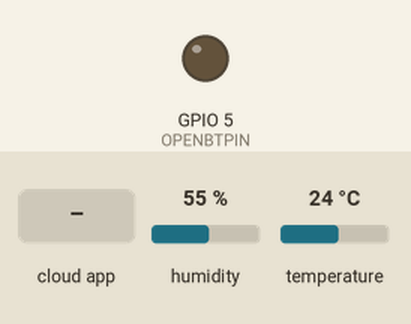
This sketch was run on a simulated ESP8266 (NodeMCU). On the bench: output pins drawn as LEDs (lit = HIGH). Inputs (shaded band) come from the test bench; at power-on: humidity 55 %, temperature 24 °C. WiFi joins after 1.5 s; servers stay silent unless stated; no MQTT or app messages arrive unless stated; pins used as bus, display or sensor lines are not drawn; what the sketch prints to the serial monitor is not drawn.

Above: at 2.7 s.
2.8 s: the phone or cloud app sets btonoff to 0
At 3.6 s:
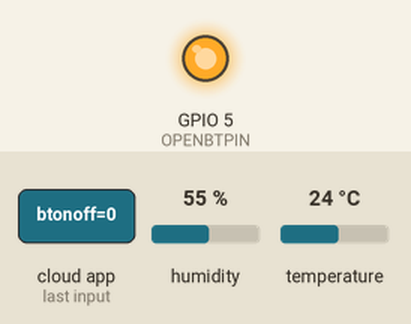
5.3 s: the phone or cloud app sets poweronoff to 0
6.8 s: the phone or cloud app sets poweronoff to 1
Timing chart, 0 to 9.8 s (numbered marks = the images above; inputs shaded):
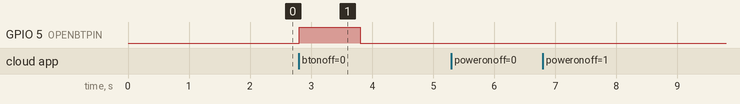

Measured:
- after the input at 2.8 s, GPIO 5 (OPENBTPIN): LOW → HIGH at once, → LOW 1.0 s later
- after the input at 5.3 s, every drawn part: stays the same
- after the input at 6.8 s, every drawn part: stays the same

The sketch:

esp8266.ino
```cpp
//#define _TASK_SLEEP_ON_IDLE_RUN // Enable 1 ms SLEEP_IDLE powerdowns between tasks if no callback methods were invoked during the pass
//#define _TASK_TIMEOUT
#include <SimpleDHT.h>
#include <ESP8266WiFi.h>
#include <TaskScheduler.h>
#include "Adafruit_MQTT.h"
#include "Adafruit_MQTT_Client.h"

//**** dht init
const int pinDHT11 = 2;
SimpleDHT11 dht11(pinDHT11);
const int POWERPIN = 4;
const int OPENBTPIN = 5;
uint8_t poweroffTimeout=0;
/************************* WiFi Access Point *********************************/

#define WLAN_SSID       "HOME"
#define WLAN_PASS       "HOME++++"

/************************* Adafruit.io Setup *********************************/

#define AIO_SERVER      "ip"
#define AIO_SERVERPORT  1883                   // use 8883 for SSL
#define AIO_USERNAME    "user"
#define AIO_KEY         "pass"

/************ Global State (you don't need to change this!) ******************/

// Create an ESP8266 WiFiClient class to connect to the MQTT server.
WiFiClient client;
// or... use WiFiFlientSecure for SSL
//WiFiClientSecure client;

// Setup the MQTT client class by passing in the WiFi client and MQTT server and login details.
Adafruit_MQTT_Client mqtt(&client, AIO_SERVER, AIO_SERVERPORT, AIO_USERNAME, AIO_KEY);

/****************************** Feeds ***************************************/

// Setup a feed called 'photocell' for publishing.
// Notice MQTT paths for AIO follow the form: <username>/feeds/<feedname>
Adafruit_MQTT_Publish temperaturePS = Adafruit_MQTT_Publish(&mqtt, AIO_USERNAME "/feeds/temperature");

// Setup a feed called 'onoff' for subscribing to changes.
Adafruit_MQTT_Subscribe onoffbutton = Adafruit_MQTT_Subscribe(&mqtt, AIO_USERNAME "/feeds/poweronoff");

Adafruit_MQTT_Subscribe openbt = Adafruit_MQTT_Subscribe(&mqtt, AIO_USERNAME "/feeds/btonoff");

int get_temperature();
void pushTemperature();
void clickBtStop();
void set_powerOff();
//void t2disable();
// Task init
Scheduler runner;
Task t1(1000,TASK_FOREVER,&pushTemperature);
//Task t2(100,1,&clickBtStop,&runner,false,NULL,&set_powerOff);

/*************************** Sketch Code ************************************/
void clickBtStart(){
    set_powerOn();
    digitalWrite(OPENBTPIN,HIGH);
    delay(1300);
    digitalWrite(OPENBTPIN,LOW);
}


void clickBtStop(){
    digitalWrite(OPENBTPIN,HIGH);
//    delay(8000);
    delay(1000);
    digitalWrite(OPENBTPIN,LOW);
    poweroffTimeout=90;
//    delay(120000L);
//    set_powerOff();
//    delay(200);
//    digitalWrite(OPENBTPIN,HIGH);
//    delay(8000);
//    digitalWrite(OPENBTPIN,LOW);
}

void set_powerOn(){
    digitalWrite(POWERPIN,LOW);
    Serial.println("called set_powerOn ");
    poweroffTimeout=0;
}

void set_powerOff(){
    digitalWrite(POWERPIN,HIGH);
    Serial.println("called set_poweroff ");
    poweroffTimeout=0;
}

int get_temperature() {

  byte temperature = 0;
  byte humidity = 0;
  int err = SimpleDHTErrSuccess;
  if ((err = dht11.read(&temperature, &humidity, NULL)) != SimpleDHTErrSuccess) {
    Serial.print("Read DHT11 failed, err="); Serial.println(err);delay(1000);
    return 0;
  }

  Serial.print("Sample OK: ");
  Serial.print((int)temperature); Serial.print(" *C, ");
  Serial.print((int)humidity); Serial.println(" H");
  return (int)temperature;
}
void pushTemperature()
{
  uint8_t t=0;
  for (int i=0;i<10;i++){
    t=get_temperature();
    if(t<=0){
      t=0;
      }else {
        break;
        }
  }
  if (! temperaturePS.publish(t)) {
    Serial.println(F("Temperature publish Failed"));
  } else {
    Serial.println(F("Temperature publish OK!"));
  }
  if (poweroffTimeout>1){
    poweroffTimeout--;
    Serial.println((int)poweroffTimeout);
    }else if (poweroffTimeout==1){
      poweroffTimeout=0;
      set_powerOff();
    }

}

// Bug workaround for Arduino 1.6.6, it seems to need a function declaration
// for some reason (only affects ESP8266, likely an arduino-builder bug).
void MQTT_connect();

void setup() {
  pinMode(POWERPIN,OUTPUT);
  pinMode(OPENBTPIN,OUTPUT);
  Serial.begin(115200);
  delay(10);
  //digitalWrite(OPENBTPIN,HIGH);//init state
  Serial.println(F("Adafruit MQTT demo"));

  // Connect to WiFi access point.
  Serial.println(); Serial.println();
  Serial.print("Connecting to ");
  Serial.println(WLAN_SSID);

  WiFi.begin(WLAN_SSID, WLAN_PASS);
  while (WiFi.status() != WL_CONNECTED) {
    delay(500);
    Serial.print(".");
  }
  Serial.println();

  Serial.println("WiFi connected");
  Serial.println("IP address: "); Serial.println(WiFi.localIP());
  //task
  runner.init();
  delay(50);
  runner.addTask(t1);
//  runner.addTask(t2);
//  delay(100);

  // Setup MQTT subscription for onoff feed.
  mqtt.subscribe(&onoffbutton);
  mqtt.subscribe(&openbt);
  t1.enable();
}


void loop() {
  // Ensure the connection to the MQTT server is alive (this will make the first
  // connection and automatically reconnect when disconnected).  See the MQTT_connect
  // function definition further below.
  MQTT_connect();

  // this is our 'wait for incoming subscription packets' busy subloop
  // try to spend your time here

  Adafruit_MQTT_Subscribe *subscription;
  int onoffstatus=0;
  while ((subscription = mqtt.readSubscription(5000))) {
    if (subscription == &onoffbutton) {
      Serial.print(F("Got onoffbutton: "));
      onoffstatus=atoi((char *)onoffbutton.lastread);
      Serial.println(onoffstatus);
      if (onoffstatus >= 1){
          set_powerOn();
      }else {
          set_powerOff();
      }

    }else if (subscription == &openbt) {
      Serial.print(F("Got openbt: "));
      onoffstatus=0;
      onoffstatus=atoi((char *)openbt.lastread);
      Serial.println(onoffstatus);
      if (onoffstatus >= 1){
          clickBtStart();
      }else
      {
          clickBtStop();
//          t2.setTimeout(120 * TASK_SECOND);
//          t2.enable();
      }
    }
    delay(100);
  }

  // Now we can publish stuff!

  runner.execute();
  // ping the server to keep the mqtt connection alive
  // NOT required if you are publishing once every KEEPALIVE seconds
  /*
  if(! mqtt.ping()) {
    mqtt.disconnect();
  }
  */
}

// Function to connect and reconnect as necessary to the MQTT server.
// Should be called in the loop function and it will take care if connecting.
void MQTT_connect() {
  int8_t ret;

  // Stop if already connected.
  if (mqtt.connected()) {
    return;
  }

  Serial.print("Connecting to MQTT... ");

  uint8_t retries = 3;
  while ((ret = mqtt.connect()) != 0) { // connect will return 0 for connected
       Serial.println(mqtt.connectErrorString(ret));
       Serial.println("Retrying MQTT connection in 5 seconds...");
       mqtt.disconnect();
       delay(5000);  // wait 5 seconds
       retries--;
       if (retries == 0) {
         // basically die and wait for WDT to reset me
         while (1);
       }
  }
  Serial.println("MQTT Connected!");
}
```
